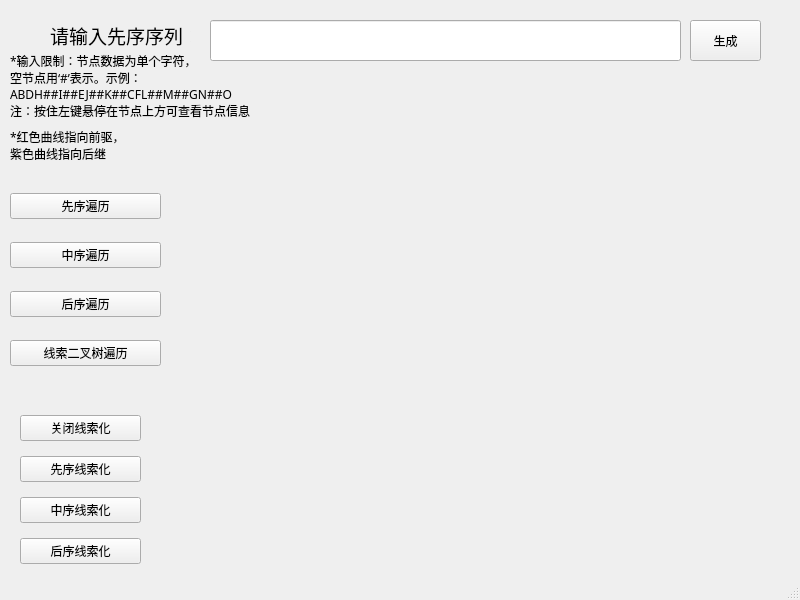
<?xml version="1.0" encoding="UTF-8"?>
<ui version="4.0">
 <class>MainWindow</class>
 <widget class="QMainWindow" name="MainWindow">
  <property name="geometry">
   <rect>
    <x>0</x>
    <y>0</y>
    <width>800</width>
    <height>600</height>
   </rect>
  </property>
  <property name="sizePolicy">
   <sizepolicy hsizetype="Expanding" vsizetype="Expanding">
    <horstretch>0</horstretch>
    <verstretch>0</verstretch>
   </sizepolicy>
  </property>
  <property name="minimumSize">
   <size>
    <width>400</width>
    <height>300</height>
   </size>
  </property>
  <property name="font">
   <font>
    <family>微软雅黑</family>
   </font>
  </property>
  <property name="mouseTracking">
   <bool>true</bool>
  </property>
  <property name="windowTitle">
   <string>MainWindow</string>
  </property>
  <property name="unifiedTitleAndToolBarOnMac">
   <bool>false</bool>
  </property>
  <widget class="QWidget" name="centralwidget">
   <widget class="QPushButton" name="GenButton">
    <property name="geometry">
     <rect>
      <x>690</x>
      <y>20</y>
      <width>71</width>
      <height>41</height>
     </rect>
    </property>
    <property name="styleSheet">
     <string notr="true">
font: 14pt &quot;微软雅黑&quot;;</string>
    </property>
    <property name="text">
     <string>生成</string>
    </property>
   </widget>
   <widget class="QLineEdit" name="SequenceEdit">
    <property name="geometry">
     <rect>
      <x>210</x>
      <y>20</y>
      <width>471</width>
      <height>41</height>
     </rect>
    </property>
   </widget>
   <widget class="QLabel" name="PromptWords">
    <property name="geometry">
     <rect>
      <x>50</x>
      <y>20</y>
      <width>141</width>
      <height>31</height>
     </rect>
    </property>
    <property name="text">
     <string>&lt;html&gt;&lt;head/&gt;&lt;body&gt;&lt;p align=&quot;center&quot;&gt;&lt;span style=&quot; font-size:14pt;&quot;&gt;请输入先序序列：&lt;/span&gt;&lt;/p&gt;&lt;/body&gt;&lt;/html&gt;</string>
    </property>
   </widget>
   <widget class="QWidget" name="verticalLayoutWidget">
    <property name="geometry">
     <rect>
      <x>20</x>
      <y>400</y>
      <width>121</width>
      <height>181</height>
     </rect>
    </property>
    <layout class="QVBoxLayout" name="verticalLayout">
     <property name="spacing">
      <number>0</number>
     </property>
     <property name="sizeConstraint">
      <enum>QLayout::SizeConstraint::SetNoConstraint</enum>
     </property>
     <item>
      <widget class="QPushButton" name="unableThreaded">
       <property name="text">
        <string>关闭线索化</string>
       </property>
      </widget>
     </item>
     <item>
      <widget class="QPushButton" name="preThreaded">
       <property name="text">
        <string>先序线索化</string>
       </property>
      </widget>
     </item>
     <item>
      <widget class="QPushButton" name="inThreaded">
       <property name="text">
        <string>中序线索化</string>
       </property>
      </widget>
     </item>
     <item>
      <widget class="QPushButton" name="postThreaded">
       <property name="text">
        <string>后序线索化</string>
       </property>
      </widget>
     </item>
    </layout>
   </widget>
   <widget class="QWidget" name="verticalLayoutWidget_2">
    <property name="geometry">
     <rect>
      <x>10</x>
      <y>170</y>
      <width>151</width>
      <height>221</height>
     </rect>
    </property>
    <layout class="QVBoxLayout" name="verticalLayout_2">
     <property name="spacing">
      <number>0</number>
     </property>
     <property name="sizeConstraint">
      <enum>QLayout::SizeConstraint::SetNoConstraint</enum>
     </property>
     <item>
      <widget class="QPushButton" name="preTraverse">
       <property name="text">
        <string>先序遍历</string>
       </property>
      </widget>
     </item>
     <item>
      <widget class="QPushButton" name="inTraverse">
       <property name="text">
        <string>中序遍历</string>
       </property>
      </widget>
     </item>
     <item>
      <widget class="QPushButton" name="postTraverse">
       <property name="text">
        <string>后序遍历</string>
       </property>
      </widget>
     </item>
     <item>
      <widget class="QPushButton" name="ThrTraverse">
       <property name="text">
        <string>线索二叉树遍历</string>
       </property>
      </widget>
     </item>
    </layout>
   </widget>
   <widget class="QLabel" name="prompt_Input">
    <property name="geometry">
     <rect>
      <x>10</x>
      <y>50</y>
      <width>291</width>
      <height>71</height>
     </rect>
    </property>
    <property name="text">
     <string>*输入限制：节点数据为单个字符，
空节点用‘#’表示。示例：
ABDH##I##EJ##K##CFL##M##GN##O
注：按住左键悬停在节点上方可查看节点信息</string>
    </property>
   </widget>
   <widget class="QLabel" name="prompt_PreNPost">
    <property name="geometry">
     <rect>
      <x>10</x>
      <y>120</y>
      <width>131</width>
      <height>51</height>
     </rect>
    </property>
    <property name="text">
     <string>*红色曲线指向前驱，
紫色曲线指向后继</string>
    </property>
   </widget>
  </widget>
  <widget class="QStatusBar" name="statusBar"/>
 </widget>
 <resources/>
 <connections/>
</ui>
